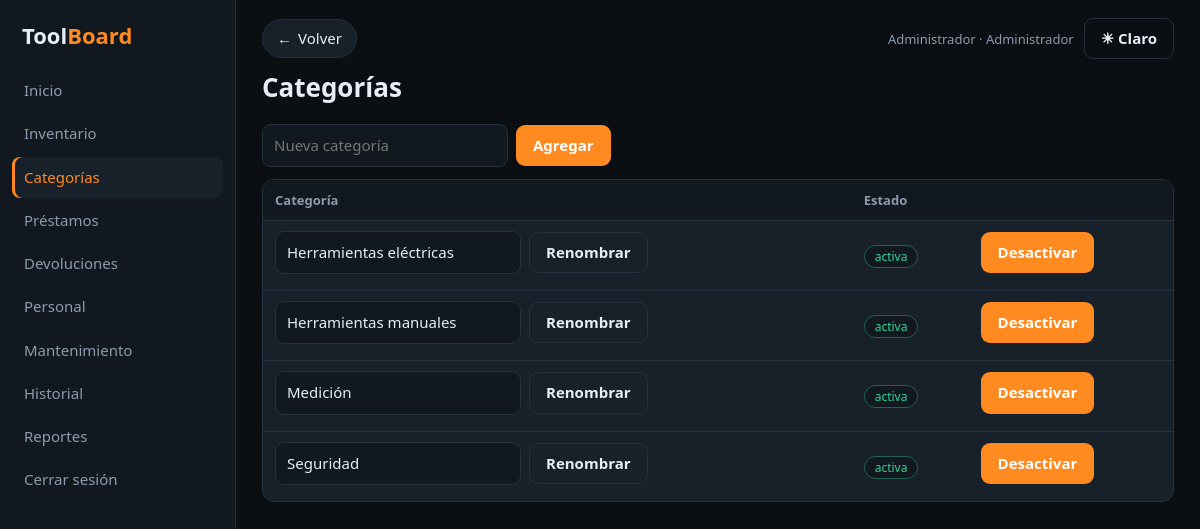
The page /categorias.php (signed in) on the database its author committed.
### tables this page shows
CREATE TABLE categorias(id INT AUTO_INCREMENT PRIMARY KEY, nombre VARCHAR(60) NOT NULL UNIQUE, activo TINYINT(1) NOT NULL DEFAULT 1);

### database.php (called while the page is built, shortened)
<?php
function db(): PDO {
    static $p = null;
    if (!$p) {
        $p = new PDO('mysql:host=' . DB_HOST . ';dbname=' . DB_NAME . ';charset=utf8mb4', DB_USER, DB_PASS, [
            PDO::ATTR_ERRMODE => PDO::ERRMODE_EXCEPTION,
            PDO::ATTR_DEFAULT_FETCH_MODE => PDO::FETCH_ASSOC,
            PDO::ATTR_EMULATE_PREPARES => false,
        ]);
    }
    return $p;
}

### functions.php (called while the page is built, shortened)
<?php
require_once __DIR__ . '/database.php';
function e($s) { return htmlspecialchars((string)$s, ENT_QUOTES, 'UTF-8'); }
function q($sql, $p = []) { $s = db()->prepare($sql); $s->execute($p); return $s; }

### categorias.php (the view, shortened to what this page needs)
<?php
$title = 'Categorías'; require_once __DIR__ . '/header.php';
?>
<form class="in" method="post"><?= csrf_field() ?><input type="hidden" name="accion" value="guardar"><input name="nombre" placeholder="Nueva categoría" required><button class="btn">Agregar</button></form>
<div class="wrap"><table><tr><th>Categoría</th><th>Estado</th><th></th></tr>
<?php foreach (q('SELECT * FROM categorias ORDER BY nombre')->fetchAll() as $c): ?><tr>
<td><form class="in" method="post"><input name="nombre" value="<?= e($c['nombre']) ?>" required><button class="btn s">Renombrar</button></form></td>
<td><span class="tag <?= $c['activo'] ? 'activa' : 'pendiente' ?>"><?= $c['activo'] ? 'activa' : 'inactiva' ?></span></td>
<td><form class="in" method="post" data-confirm="¿Cambiar el estado de la categoría?"><button class="btn"><?= $c['activo'] ? 'Desactivar' : 'Activar' ?></button></form></td></tr><?php endforeach; ?></table></div>
<?php require_once __DIR__ . '/footer.php'; ?>

### style.css (style rules this page uses)
:root,[data-theme=dark] { --bg:#0b0f14;--bg2:#121820;--card:#18202a;--bd:#263140;--tx:#e8eef5;--mut:#8d9bad;--ac:#ff8a1f;--ac2:#3b82f6;--ok:#34d399;--warn:#fbbf24;--bad:#f87171;--sh:0 8px 24px #0006 }
* { box-sizing:border-box }
html { scroll-behavior:smooth }
body { margin:0;font:15px/1.55 system-ui,"Segoe UI",Roboto,sans-serif;background:var(--bg);color:var(--tx);overflow-x:hidden;transition:background .25s,color .25s }
.app { display:flex;min-height:100vh }
.wrap { overflow-x:auto;margin:12px 0;border:1px solid var(--bd);border-radius:12px;background:var(--card) }
table { width:100%;border-collapse:collapse }
th,td { padding:10px 12px;border-bottom:1px solid var(--bd);text-align:left;white-space:nowrap }
th { color:var(--mut);font-weight:600;font-size:13px;background:var(--bg2) }
tr:last-child td { border-bottom:0 }
input,select,textarea { padding:9px 11px;border:1px solid var(--bd);border-radius:9px;background:var(--bg2);color:var(--tx);font:inherit;max-width:100%;transition:border-color .15s,box-shadow .15s }
.btn { background:var(--ac);color:#fff;border:1px solid transparent;padding:8px 16px;border-radius:9px;cursor:pointer;text-decoration:none;display:inline-block;font:inherit;font-weight:600;transition:transform .15s,filter .15s,box-shadow .15s }
.btn.s { background:var(--card);color:var(--tx);border-color:var(--bd) }
form.in { display:flex;gap:8px;flex-wrap:wrap;align-items:center;margin:0 0 6px }
.tag { padding:2px 10px;border-radius:999px;font-size:12px;background:var(--bg2);border:1px solid var(--bd);color:var(--mut) }
.tag.activa,.tag.finalizado,.tag.devuelto { color:var(--ok);border-color:#34d39966 }
main>*,.acard,.hero>* { animation:up .4s both }

### rows shown on the page
categorias: nombre "Herramientas eléctricas", activo "activa"
categorias: nombre "Herramientas manuales", activo "activa"
categorias: nombre "Medición", activo "activa"
categorias: nombre "Seguridad", activo "activa"

### other values the page prints
$n "Inicio"
$n "Inventario"
$n "Categorías"
$n "Préstamos"
$n "Devoluciones"
$n "Personal"
$n "Mantenimiento"
$n "Historial"
$n "Reportes"
$n "Cerrar sesión"
$_SESSION['nombre'] "Administrador"
$title "Categorías"
